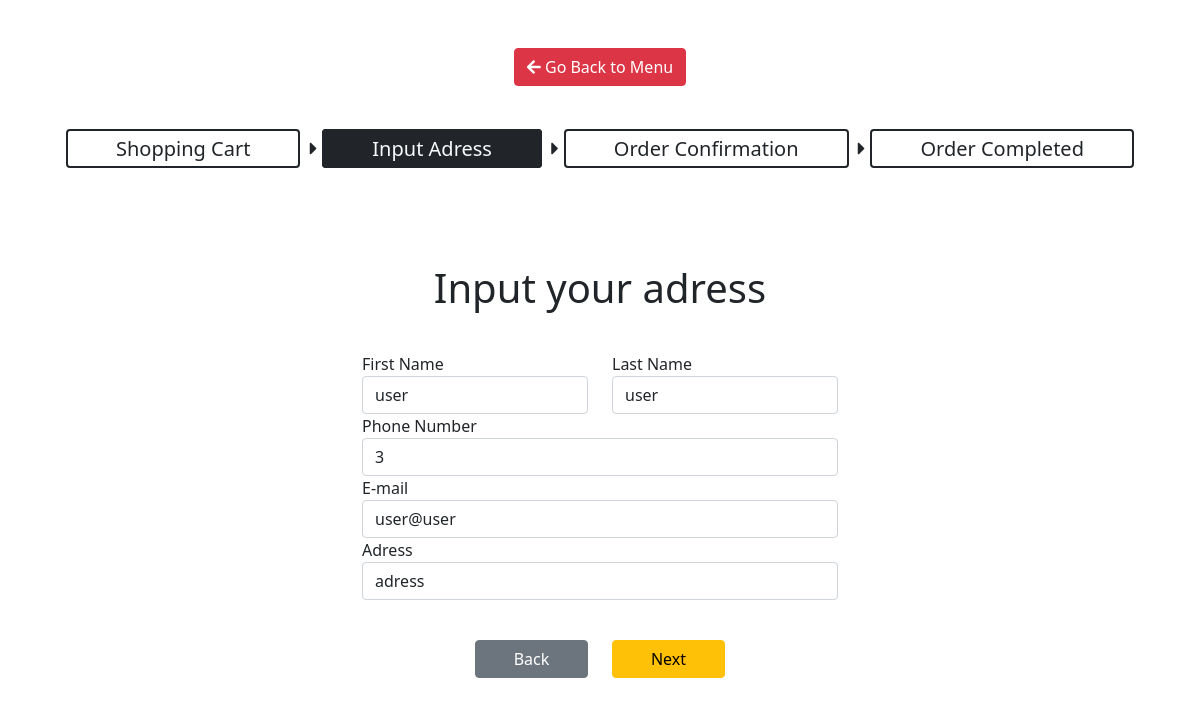
/adress.php (signed in), run on the app's committed database.
### tables this page shows
CREATE TABLE `users` (
  `user_id` int(100) NOT NULL,
  `first_name` varchar(50) NOT NULL,
  `last_name` varchar(50) NOT NULL,
  `password` varchar(100) NOT NULL,
  `contact_number` int(100) NOT NULL,
  `email` varchar(11) NOT NULL,
  `adress` varchar(100) NOT NULL,
  `order_count` int(100) NOT NULL DEFAULT '0',
  `status` varchar(1) NOT NULL DEFAULT 'U'
);

### classes/database.php (called while the page is built, shortened)
<?php
   class Database{
        private $servername = "localhost";
        private $username = "root";
        private $password = "root";
        private $database = "portfolio";
        public function __construct(){
            $this->conn = new mysqli($this->servername, $this->username,$this->password,$this->database);
            if($this->conn->connect_error)
            {
                die("Connection failed: " .$this->database. ":" .$this->conn->connect_error);
            }
            else
            {
                return $this->conn;
            }
        }
   }
?>

### classes/user.php (called while the page is built, shortened)
<?php
require_once "database.php";
class User extends Database{
        public function get_1userdata($Cid){
            $sql = "SELECT * FROM users WHERE user_id = '$Cid'";
            $result = $this->conn->query($sql);
            if($result == TRUE)
            {
                return $result->fetch_assoc();
            }
            else
            {
                echo "<p class='alert text-center'>".$this->conn->error."</p>";
            }
        }
}
?>

### adress.php (the view, shortened to what this page needs)
<!DOCTYPE html>
<html lang="en">
<head>
    <link href="https://cdn.jsdelivr.net/npm/bootstrap@5.1.0/dist/css/bootstrap.min.css" rel="stylesheet">
    <link rel="stylesheet" href="https://cdnjs.cloudflare.com/ajax/libs/font-awesome/5.15.4/css/all.min.css" />
</head>
<?php
    require "classes/user.php";
    $Cid = $_SESSION["user_id"];
    $user = new User();
    $Udata = $user->get_1userdata($Cid);
?>
<body>
    <div class="mb-5 pt-5" >
        <div class="container">
            <div class="mx-auto text-center">
                <a href="menu.php" class="btn btn-danger "><i class="fas fa-arrow-left"></i> Go Back to Menu</a>
            </div>
            <div class="text-center fs-5 mt-5">
                <span class="border border-2 border-dark rounded px-5 py-1 me-1">Shopping Cart</span>
                <i class="fas fa-caret-right"></i>
                <span class="border border-2 border-dark bg-dark text-light rounded  px-5 py-1 me-1">Input Adress</span>
                <i class="fas fa-caret-right"></i>
                <span class="border border-2 border-dark rounded px-5 py-1 me-1">Order Confirmation</span>
                <i class="fas fa-caret-right"></i>
                <span class="border border-2 border-dark rounded px-5 py-1">Order Completed</span>
            </div>
        </div>
        <div class="container" style="margin-left: auto;margin-right: auto; margin-top: 100px; width: 500px;">
            <h1 class="mt-5 text-center block-title" style="margin-top: 20px; margin-bottom: 40px;">Input your adress</h1>
            <form action="actions/edit-adress.php" method="post">
                <div class="row">
                    <div class="col-md-6">
                        <label for="fname">First Name</label><br>
                        <input type="text" name="fname" id="fname" value="<?=$Udata['first_name']?>" class="form-control" required auto-focus>
                    </div>
                    <div class="col-md-6">
                        <label for="lname">Last Name</label><br>
                        <input type="text" name="lname" id="lname" value="<?=$Udata['last_name']?>" class="form-control" required>
                    </div>
                </div>
                <label for="contact">Phone Number</label><br>
                <input type="tel" name="contact" id="contact" value="<?=$Udata['contact_number']?>" class="form-control" required>
                <label for="email">E-mail</label><br>
                <input type="email" name="email" id="emali" value="<?=$Udata['email']?>" class="form-control" required>
                <label for="adress">Adress</label><br>
                <input type="text" name="adress" id="adress" value="<?=$Udata['adress']?>" class="form-control" required>
                <br>
                <div class="row mt-3">
                    <div class="col text-end">
                        <a href="cart.php" class="btn btn-secondary w-50">Back</a>
                    </div>
                    <div class="col text-start">
                        <button class="btn btn-warning hvr-underline-from-center w-50">Next</button>
                    </div>
                </div>
            </form>
        </div>
    </div>
</body>
</html>

### data on the page
users: fname "user", lname "user", contact "3", email "user@user", adress "adress"
